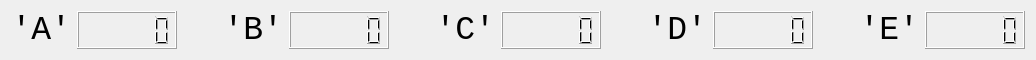
   <widget class="QWidget" name="horizontalLayoutWidget_4">
    <property name="geometry">
     <rect>
      <x>440</x>
      <y>280</y>
      <width>1020</width>
      <height>51</height>
     </rect>
    </property>
    <layout class="QHBoxLayout" name="horizontalLayout_4">
     <item>
      <widget class="QLabel" name="label_A">
       <property name="sizePolicy">
        <sizepolicy hsizetype="Fixed" vsizetype="Fixed">
         <horstretch>0</horstretch>
         <verstretch>0</verstretch>
        </sizepolicy>
       </property>
       <property name="font">
        <font>
         <family>Courier New</family>
         <pointsize>25</pointsize>
         <weight>50</weight>
         <bold>false</bold>
        </font>
       </property>
       <property name="text">
        <string>'A'</string>
       </property>
       <property name="alignment">
        <set>Qt::AlignRight|Qt::AlignTrailing|Qt::AlignVCenter</set>
       </property>
      </widget>
     </item>
     <item>
      <widget class="QLCDNumber" name="lcdNumber_A">
       <property name="sizePolicy">
        <sizepolicy hsizetype="Fixed" vsizetype="Minimum">
         <horstretch>0</horstretch>
         <verstretch>0</verstretch>
        </sizepolicy>
       </property>
       <property name="minimumSize">
        <size>
         <width>100</width>
         <height>0</height>
        </size>
       </property>
       <property name="smallDecimalPoint">
        <bool>true</bool>
       </property>
      </widget>
     </item>
     <item>
      <spacer name="horizontalSpacer_4">
       <property name="orientation">
        <enum>Qt::Horizontal</enum>
       </property>
       <property name="sizeType">
        <enum>QSizePolicy::Fixed</enum>
       </property>
       <property name="sizeHint" stdset="0">
        <size>
         <width>40</width>
         <height>20</height>
        </size>
       </property>
      </spacer>
     </item>
     <item>
      <widget class="QLabel" name="label_B">
       <property name="sizePolicy">
        <sizepolicy hsizetype="Fixed" vsizetype="Fixed">
         <horstretch>0</horstretch>
         <verstretch>0</verstretch>
        </sizepolicy>
       </property>
       <property name="font">
        <font>
         <family>Courier New</family>
         <pointsize>25</pointsize>
         <weight>50</weight>
         <bold>false</bold>
        </font>
       </property>
       <property name="text">
        <string>'B'</string>
       </property>
       <property name="alignment">
        <set>Qt::AlignRight|Qt::AlignTrailing|Qt::AlignVCenter</set>
       </property>
      </widget>
     </item>
     <item>
      <widget class="QLCDNumber" name="lcdNumber_B">
       <property name="sizePolicy">
        <sizepolicy hsizetype="Fixed" vsizetype="Minimum">
         <horstretch>0</horstretch>
         <verstretch>0</verstretch>
        </sizepolicy>
       </property>
       <property name="minimumSize">
        <size>
         <width>100</width>
         <height>0</height>
        </size>
       </property>
       <property name="smallDecimalPoint">
        <bool>true</bool>
       </property>
      </widget>
     </item>
     <item>
      <spacer name="horizontalSpacer_3">
       <property name="orientation">
        <enum>Qt::Horizontal</enum>
       </property>
       <property name="sizeType">
        <enum>QSizePolicy::Fixed</enum>
       </property>
       <property name="sizeHint" stdset="0">
        <size>
         <width>40</width>
         <height>20</height>
        </size>
       </property>
      </spacer>
     </item>
     <item>
      <widget class="QLabel" name="label_C">
       <property name="sizePolicy">
        <sizepolicy hsizetype="Fixed" vsizetype="Fixed">
         <horstretch>0</horstretch>
         <verstretch>0</verstretch>
        </sizepolicy>
       </property>
       <property name="font">
        <font>
         <family>Courier New</family>
         <pointsize>25</pointsize>
         <weight>50</weight>
         <bold>false</bold>
        </font>
       </property>
       <property name="text">
        <string>'C'</string>
       </property>
       <property name="alignment">
        <set>Qt::AlignRight|Qt::AlignTrailing|Qt::AlignVCenter</set>
       </property>
      </widget>
     </item>
     <item>
      <widget class="QLCDNumber" name="lcdNumber_C">
       <property name="sizePolicy">
        <sizepolicy hsizetype="Fixed" vsizetype="Minimum">
         <horstretch>0</horstretch>
         <verstretch>0</verstretch>
        </sizepolicy>
       </property>
       <property name="minimumSize">
        <size>
         <width>100</width>
         <height>0</height>
        </size>
       </property>
       <property name="smallDecimalPoint">
        <bool>true</bool>
       </property>
      </widget>
     </item>
     <item>
      <spacer name="horizontalSpacer_2">
       <property name="orientation">
        <enum>Qt::Horizontal</enum>
       </property>
       <property name="sizeType">
        <enum>QSizePolicy::Fixed</enum>
       </property>
       <property name="sizeHint" stdset="0">
        <size>
         <width>40</width>
         <height>20</height>
        </size>
       </property>
      </spacer>
     </item>
     <item>
      <widget class="QLabel" name="label_D">
       <property name="sizePolicy">
        <sizepolicy hsizetype="Fixed" vsizetype="Fixed">
         <horstretch>0</horstretch>
         <verstretch>0</verstretch>
        </sizepolicy>
       </property>
       <property name="font">
        <font>
         <family>Courier New</family>
         <pointsize>25</pointsize>
         <weight>50</weight>
         <bold>false</bold>
        </font>
       </property>
       <property name="text">
        <string>'D'</string>
       </property>
       <property name="alignment">
        <set>Qt::AlignRight|Qt::AlignTrailing|Qt::AlignVCenter</set>
       </property>
      </widget>
     </item>
     <item>
      <widget class="QLCDNumber" name="lcdNumber_D">
       <property name="sizePolicy">
        <sizepolicy hsizetype="Fixed" vsizetype="Minimum">
         <horstretch>0</horstretch>
         <verstretch>0</verstretch>
        </sizepolicy>
       </property>
       <property name="minimumSize">
        <size>
         <width>100</width>
         <height>0</height>
        </size>
       </property>
       <property name="smallDecimalPoint">
        <bool>true</bool>
       </property>
      </widget>
     </item>
     <item>
      <spacer name="horizontalSpacer">
       <property name="orientation">
        <enum>Qt::Horizontal</enum>
       </property>
       <property name="sizeType">
        <enum>QSizePolicy::Fixed</enum>
       </property>
       <property name="sizeHint" stdset="0">
        <size>
         <width>40</width>
         <height>20</height>
        </size>
       </property>
      </spacer>
     </item>
     <item>
      <widget class="QLabel" name="label_E">
       <property name="sizePolicy">
        <sizepolicy hsizetype="Fixed" vsizetype="Fixed">
         <horstretch>0</horstretch>
         <verstretch>0</verstretch>
        </sizepolicy>
       </property>
       <property name="font">
        <font>
         <family>Courier New</family>
         <pointsize>25</pointsize>
         <weight>50</weight>
         <bold>false</bold>
        </font>
       </property>
       <property name="layoutDirection">
        <enum>Qt::LeftToRight</enum>
       </property>
       <property name="text">
        <string>'E'</string>
       </property>
       <property name="alignment">
        <set>Qt::AlignRight|Qt::AlignTrailing|Qt::AlignVCenter</set>
       </property>
      </widget>
     </item>
     <item>
      <widget class="QLCDNumber" name="lcdNumber_E">
       <property name="sizePolicy">
        <sizepolicy hsizetype="Fixed" vsizetype="Minimum">
         <horstretch>0</horstretch>
         <verstretch>0</verstretch>
        </sizepolicy>
       </property>
       <property name="minimumSize">
        <size>
         <width>100</width>
         <height>0</height>
        </size>
       </property>
       <property name="smallDecimalPoint">
        <bool>true</bool>
       </property>
      </widget>
     </item>
    </layout>
   </widget>
